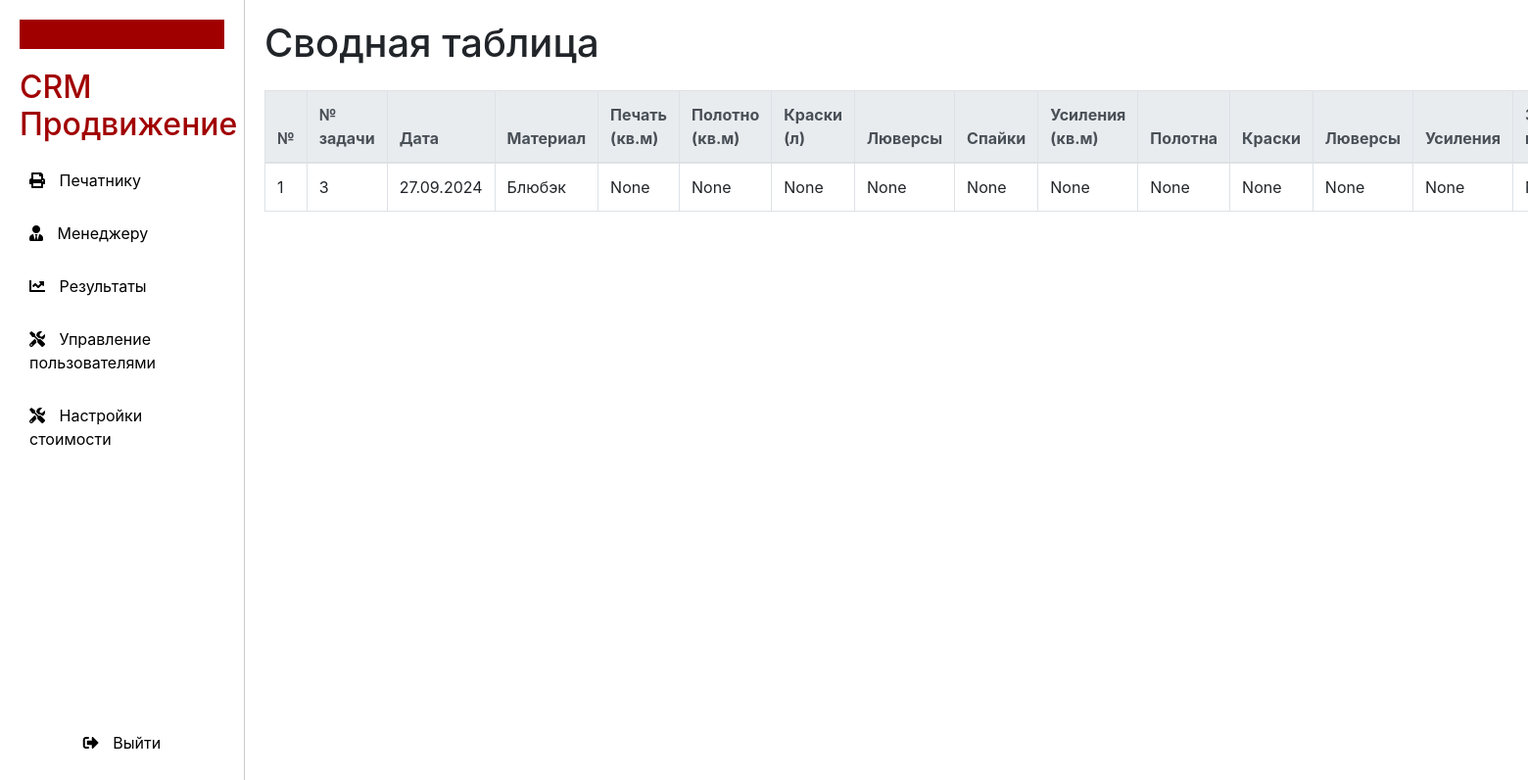
The page /results (signed in) on the database its author committed.
### models.py (models this page shows)
class Result(Base):
    __tablename__ = 'results'
    order_id = Column(Integer, ForeignKey('orders.id'), primary_key=True)
    total_print_area = Column(Float, nullable=True)
    total_canvas_area = Column(Float, nullable=True)
    total_paints = Column(Float, nullable=True)
    total_eyelets = Column(Integer, nullable=True)
    total_spikes = Column(Integer, nullable=True)
    total_reinforcements = Column(Integer, nullable=True)
    expenses_canvas = Column(Float, nullable=True)
    expenses_prints = Column(Float, nullable=True)
    expenses_eyelets = Column(Float, nullable=True)
    expenses_reinforcements = Column(Float, nullable=True)
    salary_printer = Column(Float, nullable=True)
    salary_eyelet_worker = Column(Float, nullable=True)
    salary_cutter = Column(Float, nullable=True)
    salary_welder = Column(Float, nullable=True)
    total_expenses = Column(Float, nullable=True)
    tax = Column(Float, nullable=True)
    margin = Column(Float, nullable=True)
    order: Mapped["Order"] = relationship(back_populates="result")

class Order(Base):
    __tablename__ = 'orders'
    id = Column(Integer, primary_key=True, autoincrement=True)
    task_number = Column(Integer, nullable=False)
    date = Column(Date, nullable=False)
    subject = Column(String, nullable=False)
    material = Column(String, nullable=False)
    quantity = Column(Integer, nullable=False)
    performer = Column(String, nullable=False)
    print_width = Column(Float, nullable=False)
    print_height = Column(Float, nullable=False)
    canvas_width = Column(Float, nullable=False)
    canvas_length = Column(Float, nullable=False)
    eyelets = Column(String, nullable=False)
    spike = Column(String, nullable=False)
    reinforcement = Column(String, nullable=False)
    customer = Column(String, nullable=True)
    price_per_unit = Column(Integer, nullable=True)
    total_amount = Column(Integer, nullable=True)
    result: Mapped["Result"] = relationship(back_populates="order")

### main.py (the view)
@app.get("/results", response_class=HTMLResponse)
def results_page(request: Request, db: Session = Depends(get_db), current_user: User = Depends(get_current_user)):
    check_role_access(current_user, {Role.superuser, Role.admin})
    results = db.query(Result).order_by(Result.order_id.desc()).all()
    return templates.TemplateResponse("results.html", {"request": request,
                                                       "results": results,
                                                       "user": current_user,
                                                       "role": current_user.role.value, })

### templates/results.html (shortened to what this page needs)
{% extends "layout.html" %}
{% block result %}
<div class="content">
    <h1>Сводная таблица</h1>
    <table class="table table-bordered mt-4">
        <thead class="thead-light">
        <tr>
            <th>№</th>
            <th>№ задачи</th>
            <th>Дата</th>
            <th>Материал</th>
            <th>Печать (кв.м)</th>
            <th>Полотно (кв.м)</th>
            <th>Краски (л)</th>
            <th>Люверсы</th>
            <th>Спайки</th>
            <th>Усиления (кв.м)</th>
            <th>Полотна</th>
            <th>Краски</th>
            <th>Люверсы</th>
            <th>Усиления</th>
            <th>ЗП печатнику</th>
        </tr>
        </thead>
        {% if results %}
        <tbody>
        {% for result in results %}
        <tr>
            <td>{{ result.order.id }}</td>
            <td>{{ result.order.task_number }}</td>
            <td>{{ result.order.date.strftime("%d.%m.%Y") }}</td>
            <td>{{ result.order.material }}</td>
            <td>{{ result.total_print_area }}</td>
            <td>{{ result.total_canvas_area }}</td>
            <td>{{ result.total_paints }}</td>
            <td>{{ result.total_eyelets }}</td>
            <td>{{ result.total_spikes }}</td>
            <td>{{ result.total_reinforcements }}</td>
            <td>{{ result.expenses_canvas }}</td>
            <td>{{ result.expenses_prints }}</td>
            <td>{{ result.expenses_eyelets }}</td>
            <td>{{ result.expenses_reinforcements }}</td>
            <td>{{ result.salary_printer }}</td>
        </tr>
        {% endfor %}
        </tbody>
        {% else %}
        <tr>
            <td colspan="14">Нет доступных заказов</td>
        </tr>
        {% endif %}
    </table>
</div>
{% endblock %}

### templates/layout.html (style rules this page uses)
body { display: flex; min-height: 100vh; margin: 0; }
.content { flex: 1; padding: 20px; }

### rows shown on the page
Result: order.id "1", order.task_number "3", order "27.09.2024", order.material "Блюбэк", total_print_area "None", total_canvas_area "None", total_paints "None", total_eyelets "None", total_spikes "None", total_reinforcements "None", expenses_canvas "None", expenses_prints "None", expenses_eyelets "None", expenses_reinforcements "None"
